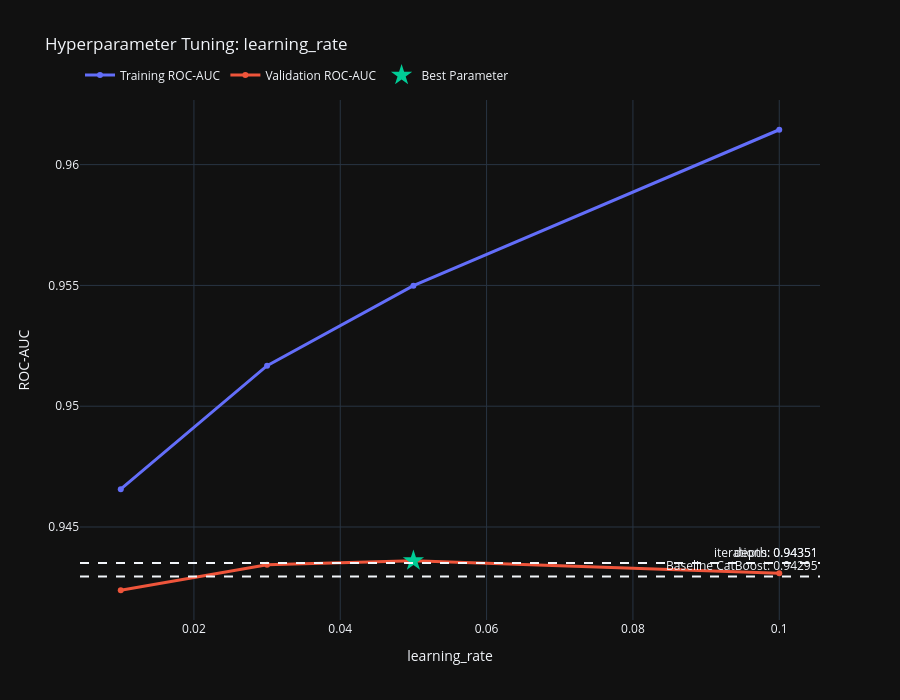

Notebook source saved alongside this figure:
### Code cell
%%time

values = [0.01, 0.03, 0.05, 0.1]

results = test_params(
    ModelClass=CatBoostClassifier,
    param_name="learning_rate",
    param_values=values,
    param_model=param_model,
    reference_scores=reference_scores,
    **params,
)

### Figure 1 — Plotly figure (JSON) as saved in the notebook; plotly's stock layout.template omitted (floating-point values rounded to 4 significant figures)
{"data": [{"hovertemplate": "learning_rate: %{x}<br>Training ROC-AUC: %{y:.6f}<extra></extra>", "line": {"width": 3}, "mode": "lines+markers", "name": "Training ROC-AUC", "type": "scatter", "x": [0.01, 0.03, 0.05, 0.1], "y": [0.9466, 0.9517, 0.955, 0.9614]}, {"hovertemplate": "learning_rate: %{x}<br>Validation ROC-AUC: %{y:.6f}<extra></extra>", "line": {"width": 3}, "mode": "lines+markers", "name": "Validation ROC-AUC", "type": "scatter", "x": [0.01, 0.03, 0.05, 0.1], "y": [0.9424, 0.9434, 0.9436, 0.9431]}, {"marker": {"size": 16, "symbol": "star"}, "mode": "markers", "name": "Best Parameter", "type": "scatter", "x": [0.05], "y": [0.9436]}], "layout": {"annotations": [{"showarrow": false, "text": "Baseline CatBoost: 0.94295", "x": 1, "xanchor": "right", "xref": "x domain", "y": 0.943, "yanchor": "bottom", "yref": "y"}, {"showarrow": false, "text": "depth: 0.94351", "x": 1, "xanchor": "right", "xref": "x domain", "y": 0.9435, "yanchor": "bottom", "yref": "y"}, {"showarrow": false, "text": "iterations: 0.94351", "x": 1, "xanchor": "right", "xref": "x domain", "y": 0.9435, "yanchor": "bottom", "yref": "y"}], "height": 700, "hovermode": "x unified", "legend": {"orientation": "h", "x": 0, "xanchor": "left", "y": 1.02, "yanchor": "bottom"}, "shapes": [{"line": {"dash": "dash"}, "type": "line", "x0": 0, "x1": 1, "xref": "x domain", "y0": 0.943, "y1": 0.943, "yref": "y"}, {"line": {"dash": "dash"}, "type": "line", "x0": 0, "x1": 1, "xref": "x domain", "y0": 0.9435, "y1": 0.9435, "yref": "y"}, {"line": {"dash": "dash"}, "type": "line", "x0": 0, "x1": 1, "xref": "x domain", "y0": 0.9435, "y1": 0.9435, "yref": "y"}], "title": {"text": "Hyperparameter Tuning: learning_rate"}, "xaxis": {"title": {"text": "learning_rate"}}, "yaxis": {"title": {"text": "ROC-AUC"}}}}
